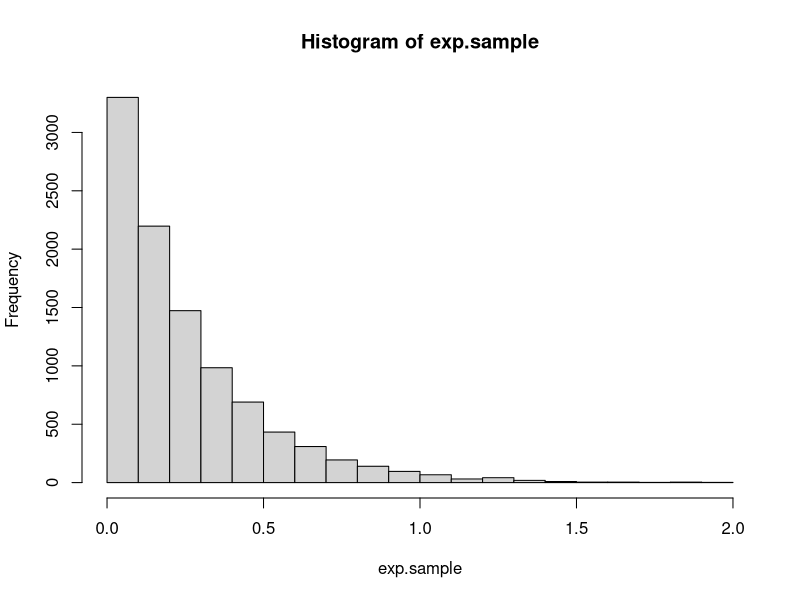
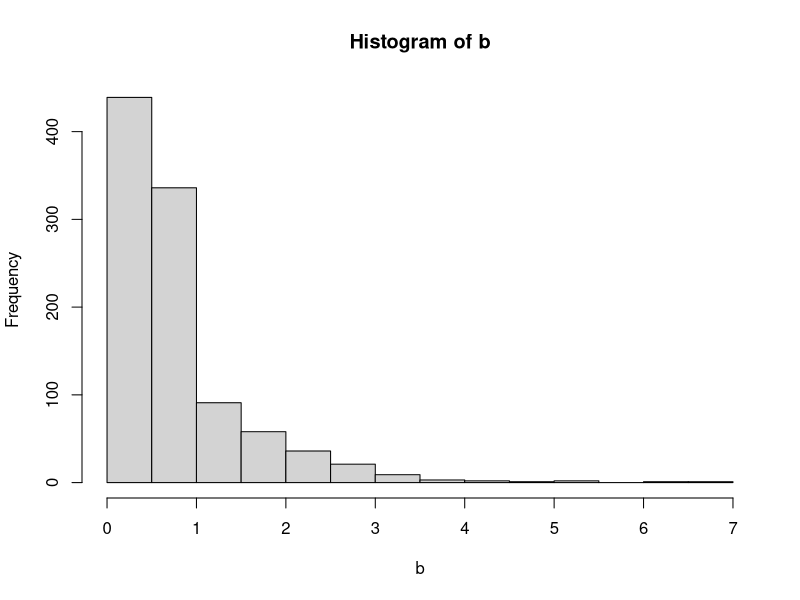
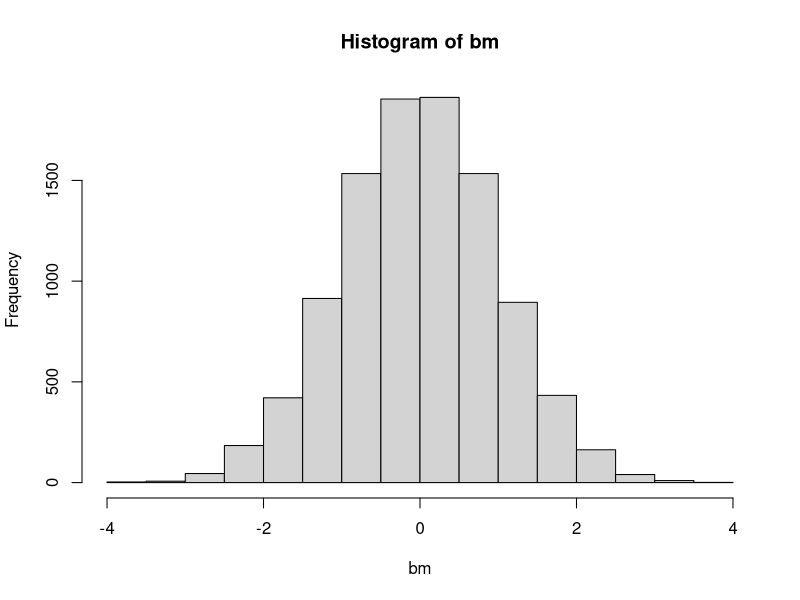
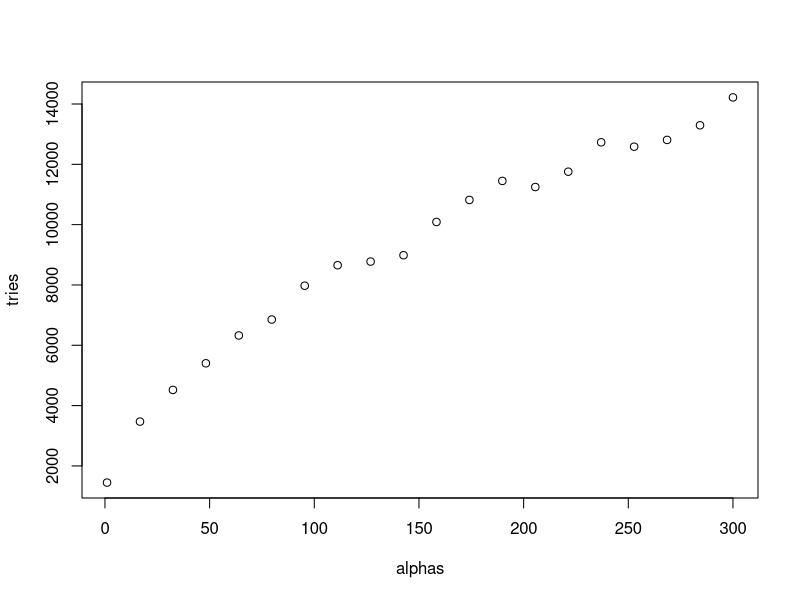
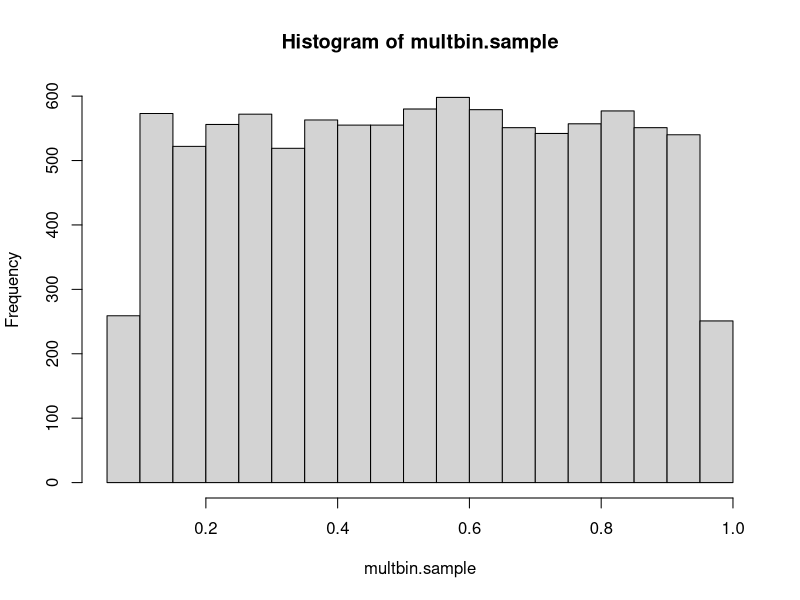

These charts were generated, in order, by the following R code:
## ---- chunk 1
knitr::opts_chunk$set(echo = TRUE)
## ---- chunk 2
# Function to sample n times from exponential distribution
samples_exp = function(rate, n){
  u = runif(n)          # Sample from unif(0,1) distribution
  x = - log(u) / rate   # Compute values using inverse cdf
  return(x)             # Vector of n samples
}

# Function to print mean and variance
print.mean.var = function(n, m.emp, m.th, v.emp, v.th) {
  cat('Number of samples:', n)
  cat('\n\nEmpirical mean:', m.emp)
  cat('\nTheoretical mean:', m.th)
  cat('\n\nEmpirical variance:', v.emp)
  cat('\nTheoretical variance:', v.th)
}

# Check function
rate = 4                                        # Set rate parameter
n = 10000                                       # Number of samples
exp.sample = samples_exp(rate, n)               # Sample
hist(exp.sample)                                # Histogram of sample

mean.emp.exp = mean(exp.sample)                 # Empirical mean
mean.th.exp = 1 / rate                          # Theoretical mean

var.emp.exp = var(exp.sample)                   # Empirical variance
var.th.exp = 1 / rate^2                         # Theoretical variance

print.mean.var(n, mean.emp.exp, mean.th.exp, var.emp.exp, var.th.exp)  # Print values
## ---- chunk 3

samples_g = function(alpha, n) {
  c = alpha * exp(1) / (alpha + exp(1))
  u = runif(n)
  vec = rep(0, n)
  for(i in 1:length(u)){
    if(u[i]<= c/alpha) {vec[i] = (alpha * u[i] / c)^(1 / alpha)}
    else {vec[i] = -log(1/alpha + exp(-1) - u[i]/c)}
  }
  return(vec)
}

# Check solution
alpha = 0.8
c = alpha * exp(1) / (alpha + exp(1))
n = 1000
b = samples_g(alpha, n)
hist(b)

mean_emp = sum(b) / length(b)
mean_theo = c * (1/(alpha+1) + 2*exp(-1))
cat('Empirical mean:', mean_emp)
cat('\nTheoretical mean:', mean_theo)

var_emp = sum((b-mean_emp)^2) / (length(b)-1) 
var_theo = c * (1/(alpha+2) + 5*exp(-1)) - mean_theo^2
cat('\nEmpirical variance:', var_emp)
cat('\nTheoretical variance:', var_theo)
## ---- chunk 4

boxmuller = function(n) {
  u1 = runif(n)
  u2 = runif(n)
  r = sqrt(-2*log(u1))
  theta = 2*pi*u2
  x = r*cos(theta)
  #y = r*sin(theta)
  return(x)
}
bm = boxmuller(10000)
hist(bm)

mean_bm = sum(bm) / length(bm)
cat('Mean:', mean_bm)

var_bm = sum((bm-mean_bm)^2) / (length(bm)-1)
cat('\nVariance:', var_bm)
## ---- chunk 5
mult_normal = function(d, mu, sigma) {
  # mu must have length d, sigma dxd
  x = boxmuller(d)
  A = t(chol(sigma))  # lower triangular matrix
  y = mu + A %*% x    # y mult normal
  return(y)
}

# Check solution
mu = c(1,2)
sigma = cbind(c(1,0.5),c(0.5,1))

# Estimate mean and empirical variance
n = 1000
mu_est = rep(0,length(mu))
multnor.sample = matrix(NA,n,length(mu))
for(i in 1:n) {
  multnor = mult_normal(length(mu),mu,sigma)
  mu_est = mu_est + multnor
  multnor.sample[i,] = multnor
  }
mu_est = mu_est / n
mu_est

var(multnor.sample)

## ---- chunk 6
accprob = function(x,alpha) {
  if(x<1) {return(exp(-x))}
  else if(x>=1) {return(x^(alpha-1))}
}

gamma_rejsamp = function(n,alpha) {
  vec = rep(0,n)
  i = 1
  while(i<=n) {
    x = samples_g(alpha,1)
    u = runif(1)
    a = accprob(x,alpha)
    if(u<=a) {
      vec[i] = x
      i = i + 1
      }
  }
  return(vec)
}

alpha = 0.5
n = 10000
gamma.sample = gamma_rejsamp(n,alpha)
mean.emp = mean(gamma.sample)
mean.emp
mean.theo = alpha
mean.theo
var.emp = var(gamma.sample)
var.emp
var.theo = alpha
var.theo

## ---- chunk 7
inv.cdf.sampling = function(n,ab) {
  u = runif(n)
  x = log(ab*u)
  return(x)
}

samples.f = function(n,alpha) {
  vec = rep(0,n)
  i = 1
  a = ((alpha-1)/exp(1))^((alpha-1)/2)
  b = ((alpha+1)/exp(1))^((alpha+1)/2)
  tries = 0
  while(i<=n) {
    z1 = inv.cdf.sampling(1,a)
    z2 = inv.cdf.sampling(1,b)
    diff = z2 - z1
    limit = ((alpha-1)*diff - exp(diff)) / 2
    limit
    if(z1 <= limit) {
      vec[i] = exp(diff)
      i = i + 1
    }
    tries = tries + 1
  }
  return(c(tries,vec))
}

#Check function
alpha = 4
n = 10000
gamma.sample = samples.f(n,alpha)[-1]
mean.emp = mean(gamma.sample)
mean.emp
mean.theo = alpha
mean.theo
var.emp = var(gamma.sample)
var.emp
var.theo = alpha
var.theo


# Number of tries for different alphas
#alphas = seq(1,2000,length.out = 20)
alphas = seq(1,300,length.out = 20)
tries = rep(0,length(alphas))
for(i in 1:length(alphas)) {
  s = samples.f(1000,alphas[i])
  tries[i] = s[1]
}
plot(alphas,tries)
## ---- chunk 8

gamma = function(n,alpha,beta) {
  if(alpha<1) {return(gamma_rejsamp(n,alpha) / beta)}
  else if(alpha>1) {return(samples.f(n,alpha)[-1] / beta)}
  else {return(samples_exp(beta,n))}
}

# Test function
alpha = 0.5
beta = 2
n = 1000
gam.samp = gamma(n,alpha,beta)
mean.emp = mean(gam.samp)
mean.theo = alpha / beta
mean.emp
mean.theo

var.emp = var(gam.samp)
var.theo = alpha / beta^2
var.emp
var.theo

alpha = 1
beta = 2
n = 1000
gam.samp = gamma(n,alpha,beta)
mean.emp = mean(gam.samp)
mean.theo = alpha / beta
mean.emp
mean.theo

var.emp = var(gam.samp)
var.theo = alpha / beta^2
var.emp
var.theo

alpha = 10
beta = 2
n = 1000
gam.samp = gamma(n,alpha,beta)
mean.emp = mean(gam.samp)
mean.theo = alpha / beta
mean.emp
mean.theo

var.emp = var(gam.samp)
var.theo = alpha / beta^2
var.emp
var.theo

## ---- chunk 9
ln.accprob = function(x) {
  lnc = (15 + sqrt(53809)) / 394
  return(125*log(2+x) + 38*log(1-x) + 34*log(x) - lnc)
}

multbinom = function(n) {
  vec = rep(0,n)
  i = 1
  while(i<=n) {
    theta = runif(1)
    lnu = log(runif(1))
    lna = ln.accprob(theta)
    if(lnu<=lna) {
      vec[i] = theta
      i = i + 1
      }
  }
  return(vec)
}

# Test 
multbin.sample = multbinom(10000)
hist(multbin.sample)

mean(multbin.sample)
var(multbin.sample)
# evt regne ut teoretiske verdier?
